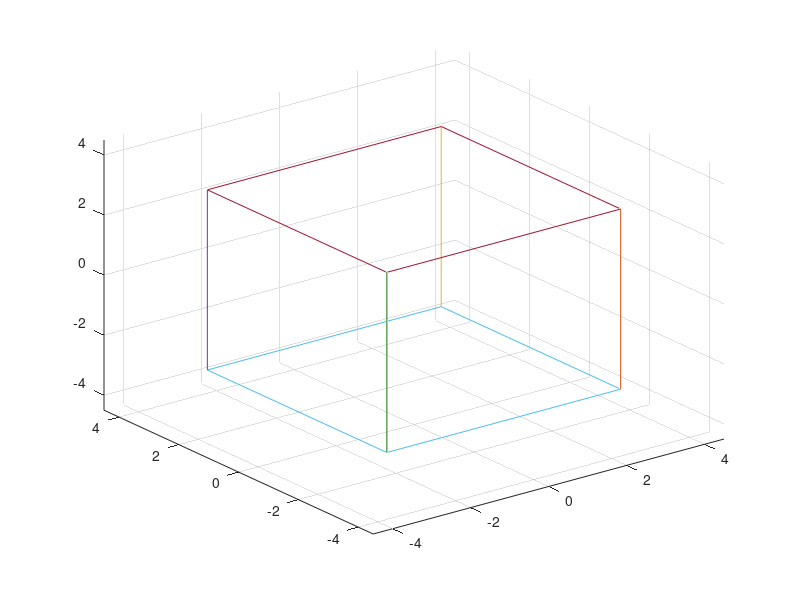

The MATLAB source for this figure:
sidaorigo_x=3;
sidaorigo_y=3;
sidaorigo_z=3;
axellangd_origo=4.5;

a = -pi : pi/2 : pi;                                
ph = pi/4;                                          
x = [cos(a+ph); cos(a+ph)]/cos(ph);
y = [sin(a+ph); sin(a+ph)]/sin(ph);
z = [-ones(size(a)); ones(size(a))];
figure
plot3(sidaorigo_x*x, sidaorigo_y*y, sidaorigo_z*z)                                 
hold on
plot3(sidaorigo_x*x', sidaorigo_y*y', sidaorigo_z*z')                              
hold off
axis([ -1  1    -1  1    -1  1]*axellangd_origo)
grid on
